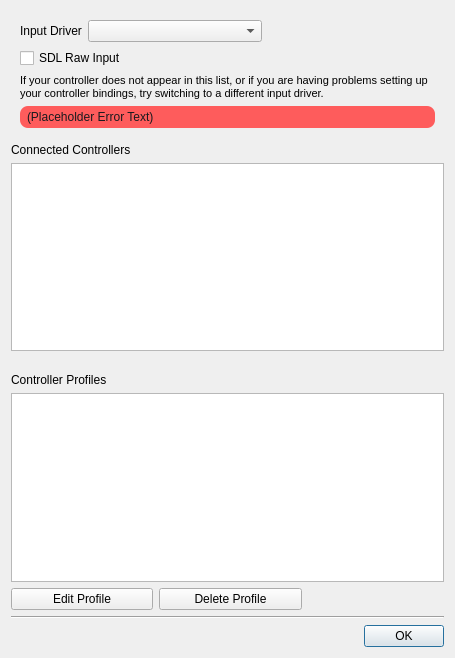
<?xml version="1.0" encoding="UTF-8"?>
<ui version="4.0">
 <class>ControllerSelectDialog</class>
 <widget class="QDialog" name="ControllerSelectDialog">
  <property name="geometry">
   <rect>
    <x>0</x>
    <y>0</y>
    <width>455</width>
    <height>658</height>
   </rect>
  </property>
  <property name="windowTitle">
   <string>Select Controller</string>
  </property>
  <property name="modal">
   <bool>true</bool>
  </property>
  <layout class="QVBoxLayout" name="verticalLayout">
   <item>
    <widget class="QFrame" name="driverSelection">
     <layout class="QVBoxLayout" name="verticalLayout_2">
      <item>
       <layout class="QHBoxLayout" name="horizontalLayout_2">
        <item>
         <widget class="QLabel" name="label_4">
          <property name="text">
           <string>Input Driver</string>
          </property>
          <property name="buddy">
           <cstring>driverSelectBox</cstring>
          </property>
         </widget>
        </item>
        <item>
         <widget class="QComboBox" name="driverSelectBox">
          <property name="sizePolicy">
           <sizepolicy hsizetype="MinimumExpanding" vsizetype="Fixed">
            <horstretch>0</horstretch>
            <verstretch>0</verstretch>
           </sizepolicy>
          </property>
         </widget>
        </item>
        <item>
         <spacer name="horizontalSpacer_2">
          <property name="orientation">
           <enum>Qt::Horizontal</enum>
          </property>
          <property name="sizeHint" stdset="0">
           <size>
            <width>40</width>
            <height>20</height>
           </size>
          </property>
         </spacer>
        </item>
       </layout>
      </item>
      <item>
       <widget class="QCheckBox" name="rawInputCheckbox">
        <property name="text">
         <string notr="true">SDL Raw Input</string>
        </property>
       </widget>
      </item>
      <item>
       <widget class="QLabel" name="label_3">
        <property name="sizePolicy">
         <sizepolicy hsizetype="Expanding" vsizetype="Minimum">
          <horstretch>0</horstretch>
          <verstretch>0</verstretch>
         </sizepolicy>
        </property>
        <property name="font">
         <font>
          <pointsize>8</pointsize>
         </font>
        </property>
        <property name="text">
         <string>If your controller does not appear in this list, or if you are having problems setting up your controller bindings, try switching to a different input driver.</string>
        </property>
        <property name="textFormat">
         <enum>Qt::PlainText</enum>
        </property>
        <property name="wordWrap">
         <bool>true</bool>
        </property>
       </widget>
      </item>
      <item>
       <widget class="QLabel" name="errorBubble">
        <property name="sizePolicy">
         <sizepolicy hsizetype="Preferred" vsizetype="Minimum">
          <horstretch>0</horstretch>
          <verstretch>0</verstretch>
         </sizepolicy>
        </property>
        <property name="styleSheet">
         <string notr="true">background-color: #fe5c5c;
border-radius: 8px;
padding: 4px;
color: #1a1a1e;</string>
        </property>
        <property name="text">
         <string notr="true">(Placeholder Error Text)</string>
        </property>
        <property name="textFormat">
         <enum>Qt::RichText</enum>
        </property>
        <property name="wordWrap">
         <bool>true</bool>
        </property>
        <property name="textInteractionFlags">
         <set>Qt::LinksAccessibleByKeyboard|Qt::LinksAccessibleByMouse</set>
        </property>
       </widget>
      </item>
     </layout>
    </widget>
   </item>
   <item>
    <widget class="QLabel" name="label">
     <property name="text">
      <string>Connected Controllers</string>
     </property>
     <property name="buddy">
      <cstring>deviceList</cstring>
     </property>
    </widget>
   </item>
   <item>
    <widget class="QListWidget" name="deviceList"/>
   </item>
   <item>
    <spacer name="verticalSpacer">
     <property name="orientation">
      <enum>Qt::Vertical</enum>
     </property>
     <property name="sizeType">
      <enum>QSizePolicy::Fixed</enum>
     </property>
     <property name="sizeHint" stdset="0">
      <size>
       <width>20</width>
       <height>16</height>
      </size>
     </property>
    </spacer>
   </item>
   <item>
    <widget class="QLabel" name="label_2">
     <property name="text">
      <string>Controller Profiles</string>
     </property>
     <property name="buddy">
      <cstring>profileList</cstring>
     </property>
    </widget>
   </item>
   <item>
    <widget class="QListWidget" name="profileList"/>
   </item>
   <item>
    <layout class="QHBoxLayout" name="horizontalLayout" stretch="1,1,1">
     <item>
      <widget class="QPushButton" name="editButton">
       <property name="text">
        <string>Edit Profile</string>
       </property>
       <property name="icon">
        <iconset theme="document-edit">
         <normaloff>.</normaloff>.</iconset>
       </property>
      </widget>
     </item>
     <item>
      <widget class="QPushButton" name="deleteButton">
       <property name="text">
        <string>Delete Profile</string>
       </property>
       <property name="icon">
        <iconset theme="delete">
         <normaloff>.</normaloff>.</iconset>
       </property>
      </widget>
     </item>
     <item>
      <spacer name="horizontalSpacer">
       <property name="orientation">
        <enum>Qt::Horizontal</enum>
       </property>
       <property name="sizeHint" stdset="0">
        <size>
         <width>40</width>
         <height>20</height>
        </size>
       </property>
      </spacer>
     </item>
    </layout>
   </item>
   <item>
    <widget class="Line" name="line">
     <property name="orientation">
      <enum>Qt::Horizontal</enum>
     </property>
    </widget>
   </item>
   <item>
    <widget class="QDialogButtonBox" name="buttonBox">
     <property name="orientation">
      <enum>Qt::Horizontal</enum>
     </property>
     <property name="standardButtons">
      <set>QDialogButtonBox::Ok</set>
     </property>
    </widget>
   </item>
  </layout>
 </widget>
 <tabstops>
  <tabstop>driverSelectBox</tabstop>
  <tabstop>deviceList</tabstop>
  <tabstop>profileList</tabstop>
  <tabstop>editButton</tabstop>
  <tabstop>deleteButton</tabstop>
 </tabstops>
 <resources/>
 <connections>
  <connection>
   <sender>buttonBox</sender>
   <signal>accepted()</signal>
   <receiver>ControllerSelectDialog</receiver>
   <slot>accept()</slot>
   <hints>
    <hint type="sourcelabel">
     <x>236</x>
     <y>651</y>
    </hint>
    <hint type="destinationlabel">
     <x>157</x>
     <y>274</y>
    </hint>
   </hints>
  </connection>
  <connection>
   <sender>buttonBox</sender>
   <signal>rejected()</signal>
   <receiver>ControllerSelectDialog</receiver>
   <slot>reject()</slot>
   <hints>
    <hint type="sourcelabel">
     <x>304</x>
     <y>651</y>
    </hint>
    <hint type="destinationlabel">
     <x>286</x>
     <y>274</y>
    </hint>
   </hints>
  </connection>
  <connection>
   <sender>editButton</sender>
   <signal>clicked()</signal>
   <receiver>ControllerSelectDialog</receiver>
   <slot>editProfile()</slot>
   <hints>
    <hint type="sourcelabel">
     <x>112</x>
     <y>601</y>
    </hint>
    <hint type="destinationlabel">
     <x>397</x>
     <y>336</y>
    </hint>
   </hints>
  </connection>
  <connection>
   <sender>deviceList</sender>
   <signal>currentRowChanged(int)</signal>
   <receiver>ControllerSelectDialog</receiver>
   <slot>deviceSelected()</slot>
   <hints>
    <hint type="sourcelabel">
     <x>337</x>
     <y>234</y>
    </hint>
    <hint type="destinationlabel">
     <x>397</x>
     <y>95</y>
    </hint>
   </hints>
  </connection>
  <connection>
   <sender>profileList</sender>
   <signal>currentRowChanged(int)</signal>
   <receiver>ControllerSelectDialog</receiver>
   <slot>profileSelected()</slot>
   <hints>
    <hint type="sourcelabel">
     <x>359</x>
     <y>452</y>
    </hint>
    <hint type="destinationlabel">
     <x>399</x>
     <y>235</y>
    </hint>
   </hints>
  </connection>
  <connection>
   <sender>deleteButton</sender>
   <signal>clicked()</signal>
   <receiver>ControllerSelectDialog</receiver>
   <slot>deleteProfile()</slot>
   <hints>
    <hint type="sourcelabel">
     <x>298</x>
     <y>601</y>
    </hint>
    <hint type="destinationlabel">
     <x>338</x>
     <y>375</y>
    </hint>
   </hints>
  </connection>
  <connection>
   <sender>driverSelectBox</sender>
   <signal>currentIndexChanged(int)</signal>
   <receiver>ControllerSelectDialog</receiver>
   <slot>driverChanged()</slot>
   <hints>
    <hint type="sourcelabel">
     <x>169</x>
     <y>32</y>
    </hint>
    <hint type="destinationlabel">
     <x>396</x>
     <y>31</y>
    </hint>
   </hints>
  </connection>
  <connection>
   <sender>rawInputCheckbox</sender>
   <signal>toggled(bool)</signal>
   <receiver>ControllerSelectDialog</receiver>
   <slot>rawInputChanged()</slot>
   <hints>
    <hint type="sourcelabel">
     <x>107</x>
     <y>61</y>
    </hint>
    <hint type="destinationlabel">
     <x>398</x>
     <y>71</y>
    </hint>
   </hints>
  </connection>
  <connection>
   <sender>errorBubble</sender>
   <signal>linkActivated(QString)</signal>
   <receiver>ControllerSelectDialog</receiver>
   <slot>openInstallDirectory()</slot>
   <hints>
    <hint type="sourcelabel">
     <x>213</x>
     <y>120</y>
    </hint>
    <hint type="destinationlabel">
     <x>453</x>
     <y>136</y>
    </hint>
   </hints>
  </connection>
 </connections>
 <slots>
  <slot>deviceSelected()</slot>
  <slot>editProfile()</slot>
  <slot>profileSelected()</slot>
  <slot>deleteProfile()</slot>
  <slot>driverChanged()</slot>
  <slot>rawInputChanged()</slot>
  <slot>openInstallDirectory()</slot>
 </slots>
</ui>
